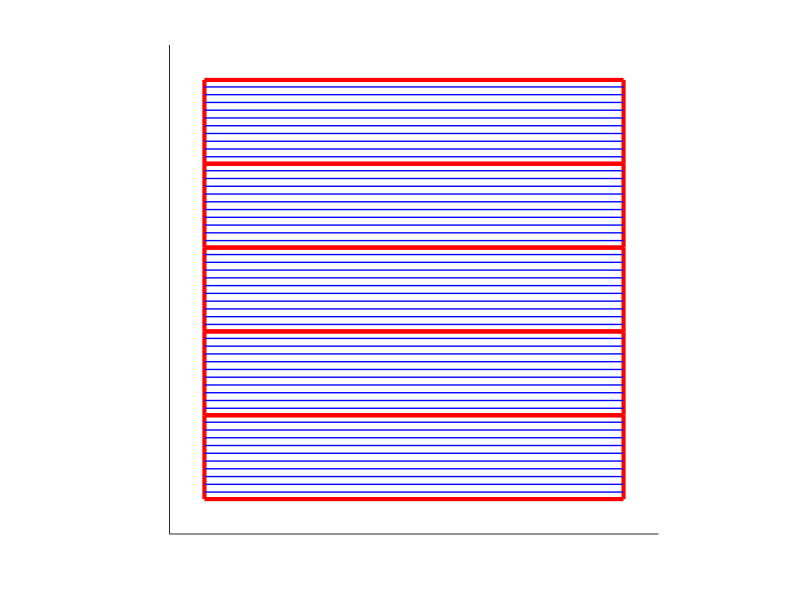

Write the MATLAB code that produced this figure.
figure(1);
clf;
rect_width = 6;
rect_height = 1.2;
num_rectangles = 5;
num_lines_per_row = 15;
line_style = 'vertical';

% Define the missing color variables
rect_color = 'r';  % Black rectangles
line_color = 'b';  % Blue lines

hold on;
% Draw 5 rectangles with 10 parallel horizontal blue lines inside each
for i = 1:num_rectangles
    y_bottom = (i-1) * rect_height;  % This was also an issue - should be spaced by rect_height
    y_top = y_bottom + rect_height;

    % Draw rectangle outline
    rectangle('Position', [0, y_bottom, rect_width, rect_height], ...
              'EdgeColor', rect_color, 'LineWidth', 3, 'FaceColor', 'none');

    % Add 10 parallel horizontal blue lines across the full width
    y_positions = linspace(y_bottom + 0.1, y_top - 0.1, 10);  % Changed to y_top - 0.1

    for j = 1:10
        % Draw full-width horizontal blue lines
        plot([0, rect_width], [y_positions(j), y_positions(j)], ...
             line_color, 'LineWidth', 1);
    end
end

axis equal;
set(gca,'XTick',[])
set(gca,'YTick',[])
xlim([-0.5, rect_width + 0.5]);
ylim([-0.5, num_rectangles * rect_height + 0.5]);  
grid off;

%%%
